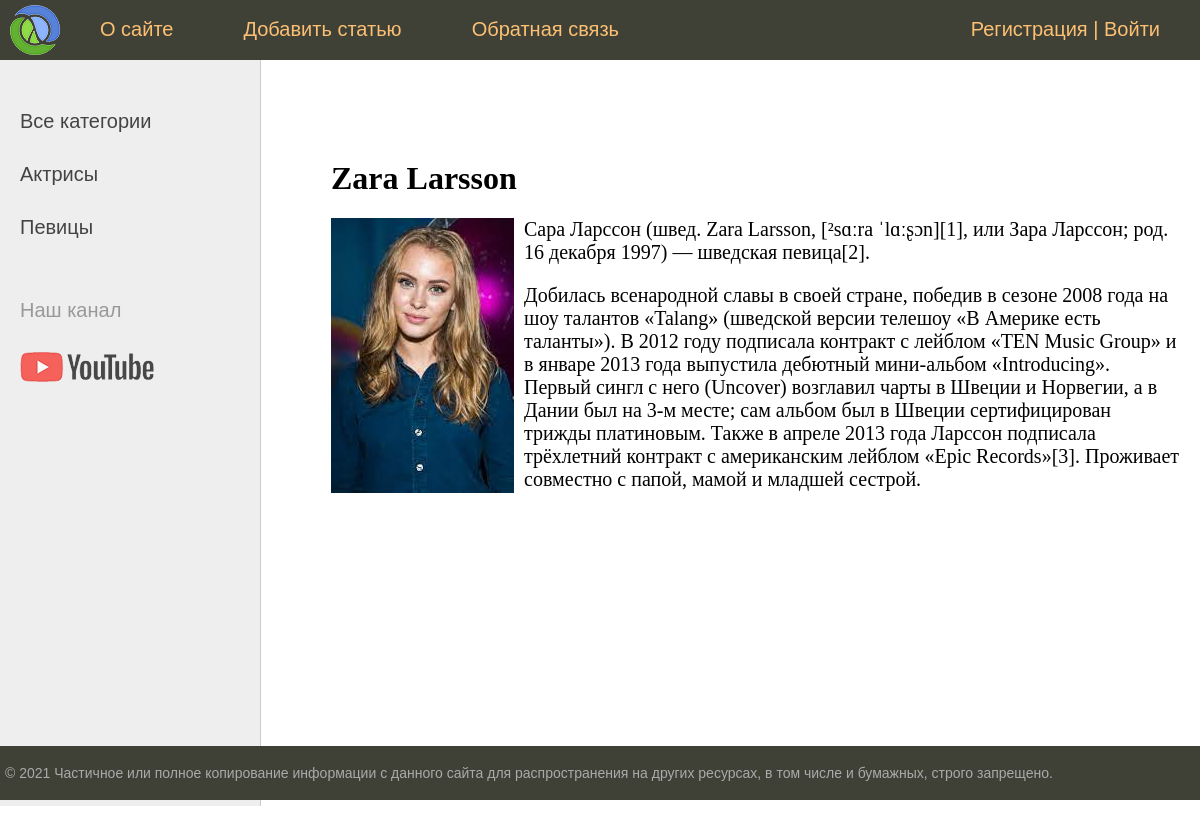
Page /post/zara-larsson/ on the committed database.
### women/models.py (models this page shows, shortened)
class Category(models.Model):
    name = models.CharField(max_length=100, db_index=True, verbose_name='Категория')
    slug = models.SlugField(max_length=255, unique=True, db_index=True, verbose_name='URL')
    def get_absolute_url(self):
        return reverse('category', kwargs={'cat_slug': self.slug})
    class Meta:
        verbose_name = 'Категория'
        verbose_name_plural = 'Категории'
        ordering = ['id']

class Women(models.Model):
    title = models.CharField(max_length=255, verbose_name="Заголовок")
    slug = models.SlugField(max_length=255, unique=True, db_index=True, verbose_name='URL')
    content = models.TextField(blank=True, verbose_name="Текст статьи")
    photo = models.ImageField(upload_to='photos/%Y/%m/%d/', verbose_name="Фото")
    time_create = models.DateTimeField(auto_now_add=True, verbose_name="Время создания")
    time_update = models.DateTimeField(auto_now=True, verbose_name="Время изменения")
    is_published = models.BooleanField(default=True, verbose_name="Публикация")
    cat = models.ForeignKey('Category', on_delete=models.PROTECT, verbose_name="Категории")
    def __str__(self):
        return self.title
    class Meta:
        verbose_name = 'Известные женщины'
        verbose_name_plural = 'Известные женщины'
        ordering = ['time_create', 'title']

### women/views.py (the view)
# urls.py: path('post/<slug:post_slug>/', ShowPost.as_view(), name='post'),
class ShowPost(DetailView):
    model = Women
    template_name = 'women/post.html'
    slug_url_kwarg = 'post_slug'
    context_object_name = 'post'
    def get_context_data(self, *, object_list=None, **kwargs):
        context = super().get_context_data(**kwargs)
        context['menu'] = menu
        context['title'] = context['post']
        return context

### women/templatetags/women_tags.py (called while the page is built)
@register.simple_tag(name='getcats')
def get_categories():
    return Category.objects.all()

### women/templates/women/post.html
{% extends 'women/base.html' %}
{% block content %}
<h1>{{ post.title }}</h1>
{% if post.photo %}
<p><img src="{{ post.photo.url }}" class="img-article-left"></p>
{% endif %}
{{ post.content|linebreaks }}
{% endblock content %}

### women/templates/women/base.html (shortened to what this page needs)
{% load static %}
{% load women_tags %}
<!DOCTYPE html>
<html>
<head>
	<link type="text/css" href="{% static 'women/css/style.css' %}" rel="stylesheet" />
</head>
<body>
<table class="table-page" border=0 cellpadding="0" cellspacing="0">
<tr><td valign=top>
{% block mainmenu %}
		<div class="header">
			<ul id="mainmenu" class="mainmenu">
				<li class="logo"><a href="{% url 'home' %}"><div class="logo"></div></a></li>
				{% for m in menu %}
					<li><a href="{% url m.url_name %}">{{m.title}}</a></li>
				{% endfor %}
				{% if request.user.is_authenticated %}
					<li class="last"> {{ user.username }} | <a href="{% url 'logout' %}">Выйти</a></li>
				{% else %}
					<li class="last"><a href="{% url 'register' %}">Регистрация</a> | <a href="{% url 'login' %}">Войти</a></li>
				{% endif %}
			</ul>
		</div>
{% endblock mainmenu %}
<table class="table-content" border=0 cellpadding="0" cellspacing="0">
<tr>
	<td valign="top" class="left-chapters">
		{% getcats as categories %}
	<ul id="leftchapters">
		{% if cat_selected == 0 %}
			<li class="selected">Все категории</li>
		{% else %}
			<li><a href="{% url 'home' %}">Все категории</a></li>
		{% endif %}
		{% for c in categories %}
			{% if c.pk == cat_selected %}
				<li class="selected">{{ c.name }}</li>
			{% else %}
				<li><a href="{{ c.get_absolute_url }}">{{ c.name }}</a></li>
			{% endif %}
		{% endfor %}
		<li class="share">
		<p>Наш канал</p>
		<a class="share-yt" href="https://www.youtube.com/channel/UClJzWfGWuGJL2t-3dYKcHTA/playlists" target="_blank" rel="nofollow"></a>
		</li>
	</ul>
</td>
<td valign="top" class="content">
	<div class="content-text">
{% block content %}
{% endblock %}
	</div>
</td></tr></table>
</td></tr>
<tr><td valign=top>
	<div id="footer">
		<p>&copy; 2021 Частичное или полное копирование информации с данного сайта для распространения на других ресурсах, в том числе и бумажных, строго запрещено.</p>
	</div>
</td></tr></table>
</body>
</html>

### women/static/women/css/style.css (style rules this page uses)
html, body { font-family: 'Arial'; margin: 0; padding: 0; height: 100%; width: 100%; color: #444; }
a { color: #0059b2; text-decoration: none; }
img { max-width: 600px; height: auto; }
img.img-article-left { max-width: 300px; height: auto; float: left; padding: 0 10px 10px 0; }
.table-page { width: 100%; height: 100%; vertical-align: top; }
.table-page tr { height: 100%; }
.header { background: #3F4137; height: 60px; }
.logo { background: url('../images/logo.png') no-repeat 10px 5px; width: 70px; height: 60px; }
ul.mainmenu { list-style: none; margin: 0; padding: 0; height: 60px; color: #fdc073; font-size: 20px; overflow: hidden; }
ul.mainmenu li { float: left; margin: 18px 40px 0 30px; }
ul.mainmenu li.logo { margin: 0; }
ul.mainmenu li.last { float: right; }
ul.mainmenu li a { color: #fdc073; text-decoration: none; }
.table-content { width: 100%; min-height: 100%; height: 100%; }
.left-chapters { margin: 0; background: #eee; border-right: 1px solid #ccc; min-height: 100%; }
.left-chapters ul { width: 230px; min-height: 100%; margin: 0; padding: 20px 10px 10px 20px; list-style: none; font-size: 20px; }
.left-chapters ul li { margin: 30px 0 0 0; color: #999; }
.left-chapters ul li a { color: #444; text-decoration: none; }
.left-chapters ul li.share { margin: 60px 0 0 0; }
.left-chapters ul li.share p { margin: 30px 0 30px 0; }
.left-chapters ul li.share a { display: inline-block; width: 40px; height: 40px; margin: 0 20px 0 0; }
.left-chapters ul li.share a.share-yt { width: 100%; height: 30px; background: url('../images/share_yt.png') no-repeat 0 0 }
.content { padding: 40px 20px 20px 40px; width: 100%; box-sizing: border-box; }
.content-text { margin: 60px 0 0 30px; color: #000; font-size: 20px; font-family: Yandex Sans Display Light; }
.content-text h1 { font-size: 32px; }
#footer { box-sizing: border-box; background: #3F4137; padding: 5px; color: #aaa; font-size: 14px; font-family: Verdana, Geneva, Arial, Helvetica; text-align: left; overflow: hidden; }

### rows in the picture
Category: name "Актрисы"
Category: name "Певицы"
Women: title "Zara Larsson", photo (picture), content "Сара Ларссон (швед. Zara Larsson, [²sɑːra ˈlɑːʂɔn][1], или Зара Ларссон; род. 16 декабря 1997) — шведская певица[2]. Добилась всенародной славы в своей стране, победив в сезоне 2008 года на шоу талантов «Talang» (шведской версии телешоу «В Америке есть таланты»). В 2012 году подписала контракт с лейблом «TEN Music Group» и в январе 2013 года выпустила дебютный мини-альбом «Introducing». Первый сингл с него (Uncover) возглавил чарты в Швеции и Норвегии, а в Дании был на 3-м месте; сам альбом был в Швеции сертифицирован трижды платиновым. Также в апреле 2013 года Ларссон подписала трёхлетний контракт с американским лейблом «Epic Records»[3]. Проживает совместно с папой, мамой и младшей…"

### other values in the picture
{{ m.title }} "О сайте" "Добавить статью" "Обратная связь"
